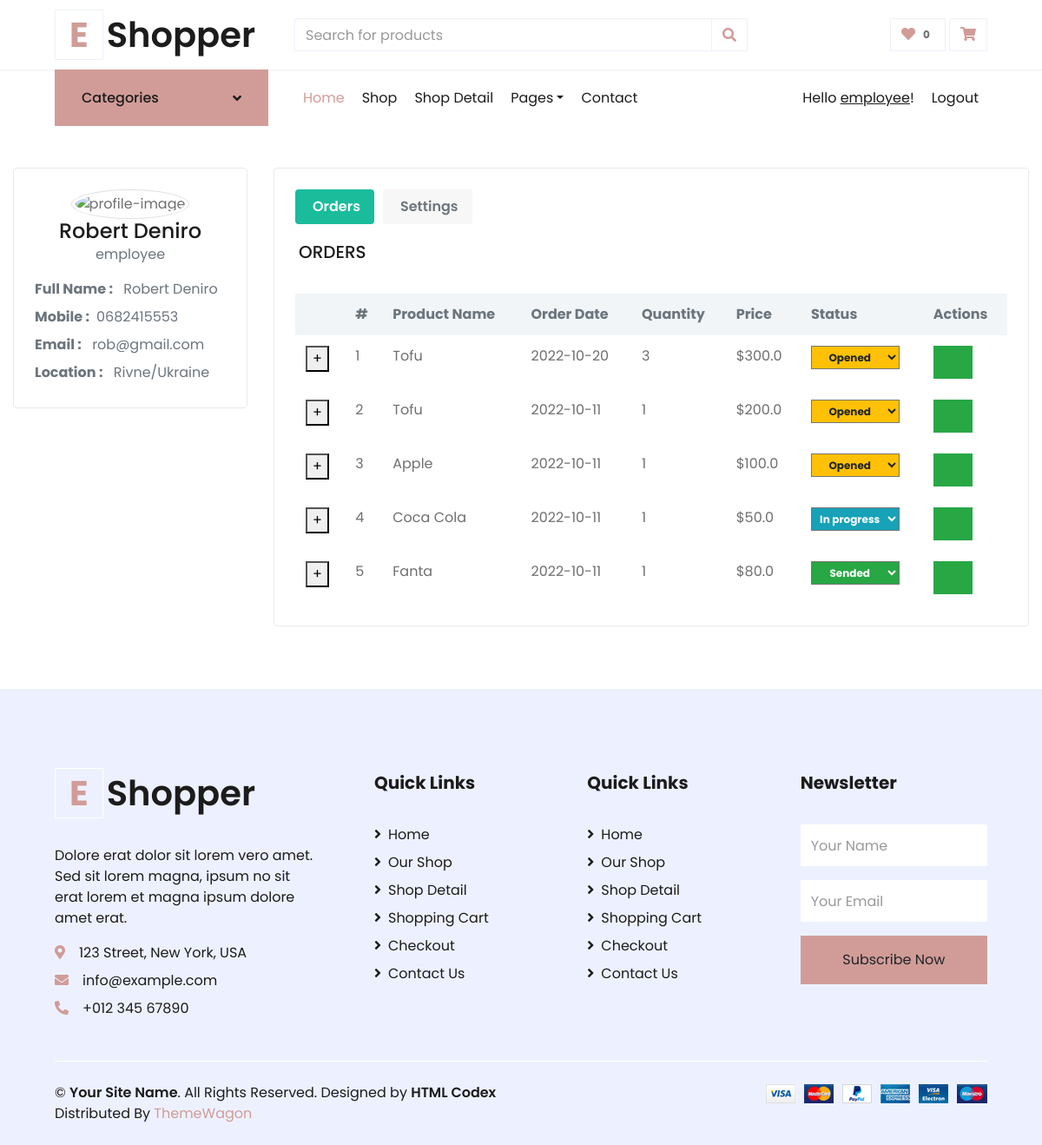
Page /profile/ (signed in) on the earlier database version.
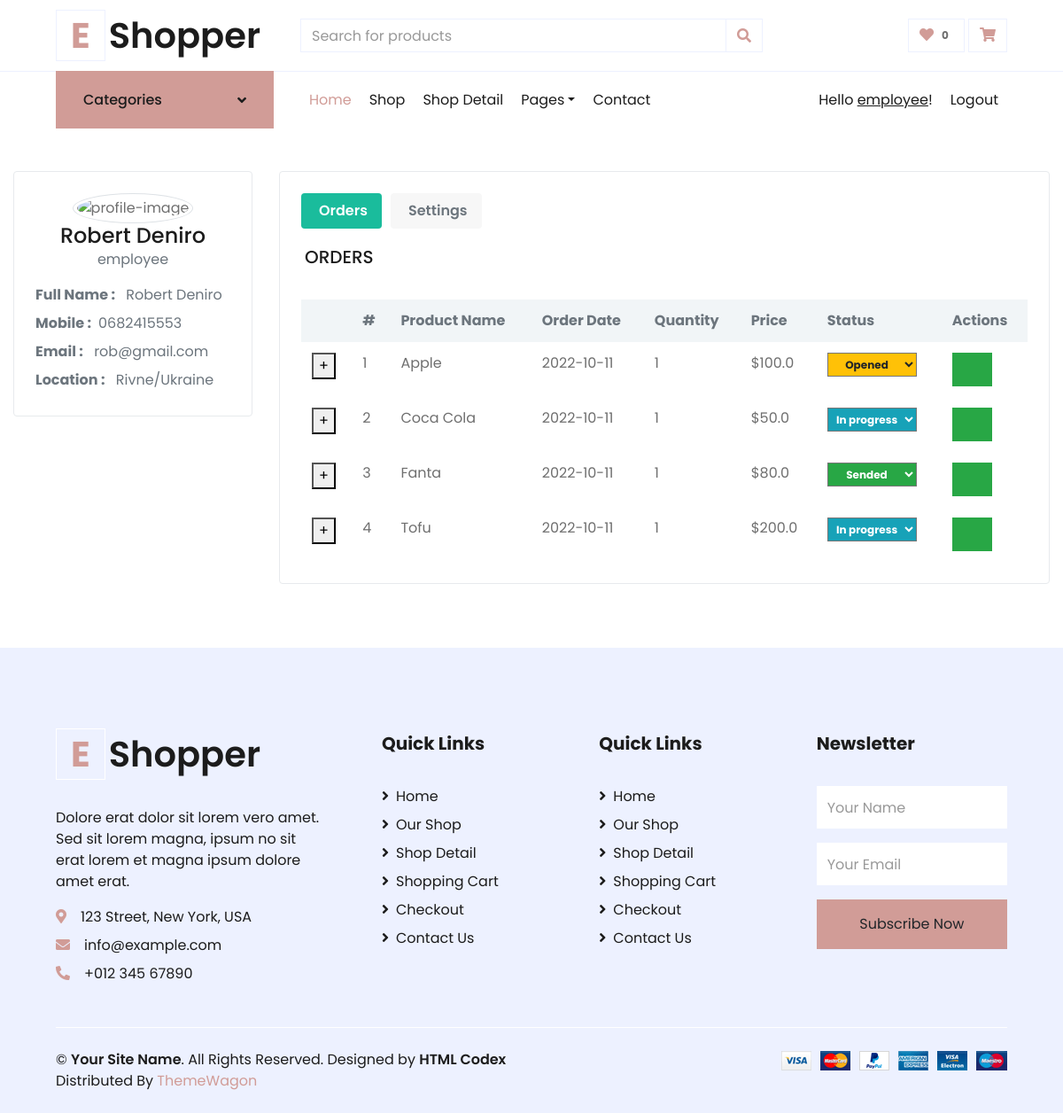
Same page on the later database version.
### shop/models.py (models this page shows, shortened)
class Product(models.Model):
    product_name = models.CharField(max_length=30)
    unit_price = models.DecimalField(max_digits=10, decimal_places=2)
    old_price = models.DecimalField(max_digits=10, decimal_places=2, default=0)
    country = models.ForeignKey(Country, on_delete=models.DO_NOTHING)
    product_category = models.ForeignKey(ProductCategory, on_delete=models.DO_NOTHING)
    details = models.TextField(max_length=500, blank=True)
    description = models.TextField(max_length=2000, blank=True)
    rating = models.IntegerField(default=0)
    photo = models.ImageField(upload_to='products/', blank=True)
    class Meta:
        verbose_name = "Product"
        verbose_name_plural = "Products"

class Order(models.Model):
    employee = models.ForeignKey(Employee, on_delete=models.DO_NOTHING, null=True, default=None, blank=True)
    customer = models.ForeignKey(Customer, on_delete=models.DO_NOTHING)
    city = models.ForeignKey(City, on_delete=models.DO_NOTHING)
    date_of_order = models.DateTimeField(default=timezone.now)
    product = models.ForeignKey(Product, on_delete=models.DO_NOTHING)
    price = models.DecimalField(max_digits=10, decimal_places=1)
    quantity = models.IntegerField(default=1)
    status = models.CharField(max_length=15, choices=STATUS_CHOICES, default='opened')
    class Meta:
        verbose_name = "Order"
        verbose_name_plural = "Orders"
    def obj_to_dict(self):
        return {
            "pk": self.pk,
            "date_of_order": self.date_of_order.strftime("%Y-%m-%d"),
            "product": self.product.product_name,
            "price": float(self.price),
            "quantity": self.quantity,
            "status": self.status
        }

### user_profile/views.py (the view)
# urls.py: path('profile/', include(('user_profile.urls', 'profile'), namespace='profile')),
def profile(request):
    user = ''
    profile = ''
    address = ''
    city = ''
    country = ''
    date_of_birth = ''
    orders = []
    user = request.user
    group = list(user.groups.values_list('name',flat = True))[0]
    if user.is_active:
        profile = Profile.objects.filter(user=user).first()
        address = profile.address
        city = address.city
        country = Country.objects.filter(pk=city.country.id).first()
        date_of_birth = profile.date_of_birth.strftime("%Y-%m-%d")
        if group == "customer":
            customer = Customer.objects.filter(profile=profile).first()
            orders = Order.objects.filter(customer=customer).order_by("-date_of_order").all()
            orders = [item.obj_to_dict() for item in orders]
        elif group == "employee":
            employee = Employee.objects.filter(profile=profile).first()
            employee_orders = Order.objects.filter(employee=employee).order_by("-date_of_order").all()
            opened_orders = Order.objects.filter(status='opened').order_by("-date_of_order").all()
            orders = [item.obj_to_dict() for item in opened_orders] + [item.obj_to_dict() for item in employee_orders]
    else:
        return redirect('myauth:login')
    return render(request, 'user_profile/profile.html', {"user":user,
                                                        "group":group,
                                                        "address":address,
                                                        "city":city,
                                                        "profile":profile,
                                                        "country":country,
                                                        "date_of_birth":date_of_birth,
                                                        "orders":orders})

### user_profile/templates/user_profile/profile.html (shortened to what the changed rows need)
{% extends 'base.html' %}
{% load static %}
{% block css_styles %}
<link rel="stylesheet" href="https://cdnjs.cloudflare.com/ajax/libs/MaterialDesign-Webfont/5.3.45/css/materialdesignicons.css" />
<link rel="stylesheet" href="https://cdnjs.cloudflare.com/ajax/libs/font-awesome/5.13.1/css/all.min.css" />
<link href="{% static 'css/profile.css' %}" rel="stylesheet">
{% endblock %}
    {% block content %}
    <div class="container-fluid">
    <div class="row">
        <div class="col-lg-9 col-xl-9">
            <div class="card-box">
                <div class="tab-content">
                    <div class="tab-pane show active" id="orders">
                        <div class="table-responsive">
                            <table class="table table-borderless mb-0">
                                <thead class="thead-light">
                                    <tr>
                                        {% if group == 'employee' %}
                                        <th></th>
                                        {% endif %}
                                        <th>#</th>
                                        <th>Product Name</th>
                                        <th>Order Date</th>
                                        <th>Quantity</th>
                                        <th>Price</th>
                                        <th>Status</th>
                                        <th>Actions</th>
                                    </tr>
                                </thead>
                                <tbody>
                                    {% for order in orders %}
                                    <tr>
                                        {% if group == 'employee' %}
                                        <td><button class="customer_data" data-orderid="{{order.pk}}">+</button></td>
                                        {% endif %}
                                        <td>{{forloop.counter}}</td>
                                        <td>{{order.product}}</td>
                                        <td>{{order.date_of_order}}</td>
                                        <td data-name="quantity" data-quantity="{{order.quantity}}">{{order.quantity}}</td>
                                        <td data-name="price" data-price="${{order.price}}">${{order.price}}</td>
                                        <td data-name="status">
                                        {% if group == 'customer' %}
                                            <span class="badge status_{{order.status}}">{{order.status}}</span>
                                        {% elif group == 'employee' %}
                                            <select name="status" class="status badge status_{{order.status}}" >
                                                <option value="opened" {% if order.status == "opened" %}selected{% endif %}>Opened</option>
                                                <option value="in_progress" {% if order.status == "in_progress" %}selected{% endif %}>In progress</option>
                                                <option value="sended" {% if order.status == "sended" %}selected{% endif %}>Sended</option>
                                            </select>
                                        {% endif %}
                                        </td>
                                        <td data-name="actions">
                                        {% if group == 'customer' %}
                                            {% if order.status == 'opened' %}
                                            <button class="btn btn-warning activebtn"><i class="mdi mdi-cart-arrow-down mr-1" data-toggle="tooltip" data-placement="top" title="Edit order"></i></button>
                                            <button class="btn btn-success" style="display: none;"><i class="mdi mdi-cart-plus mr-1" data-toggle="tooltip" data-placement="top" title="Change order"></i></button>
                                            <button class="btn btn-danger" style="display: none;"><i class="mdi mdi-cart-minus mr-1" data-toggle="tooltip" data-placement="top" title="Cancel edit"></i></button>
                                            {% endif %}
                                            {% if order.status == 'opened' or order.status == 'closed' %}
                                            <button class="btn btn-danger activebtn"><i class="mdi mdi-cart-remove mr-1" data-toggle="tooltip" data-placement="top" title="Remove order" data-orderid="{{order.pk}}"></i></button>
                                            {% endif %}
                                        {% elif group == 'employee' %}
                                            <button class="btn btn-success activebtn"><i class="mdi mdi-cart-arrow-right mr-1" data-toggle="tooltip" data-placement="top" title="Edit status" data-orderid="{{order.pk}}"></i></button>
                                        {% endif %}
                                        </td>
                                    </tr>
                                    {% endfor %}
                                </tbody>
                            </table>
                        </div>
                    </div>
                </div>
            </div>
        </div>
    </div>
    </div>
    {% endblock %}

Differences in the rows shown:
removed Order: status "Opened"
changed Order (number 4 of 4 on the later page): status "Opened" → "In progress"
Other differences:
list line gone: "+ 1 2022-10-20 3 $ 300.0"
list line gone: "Tofu"
